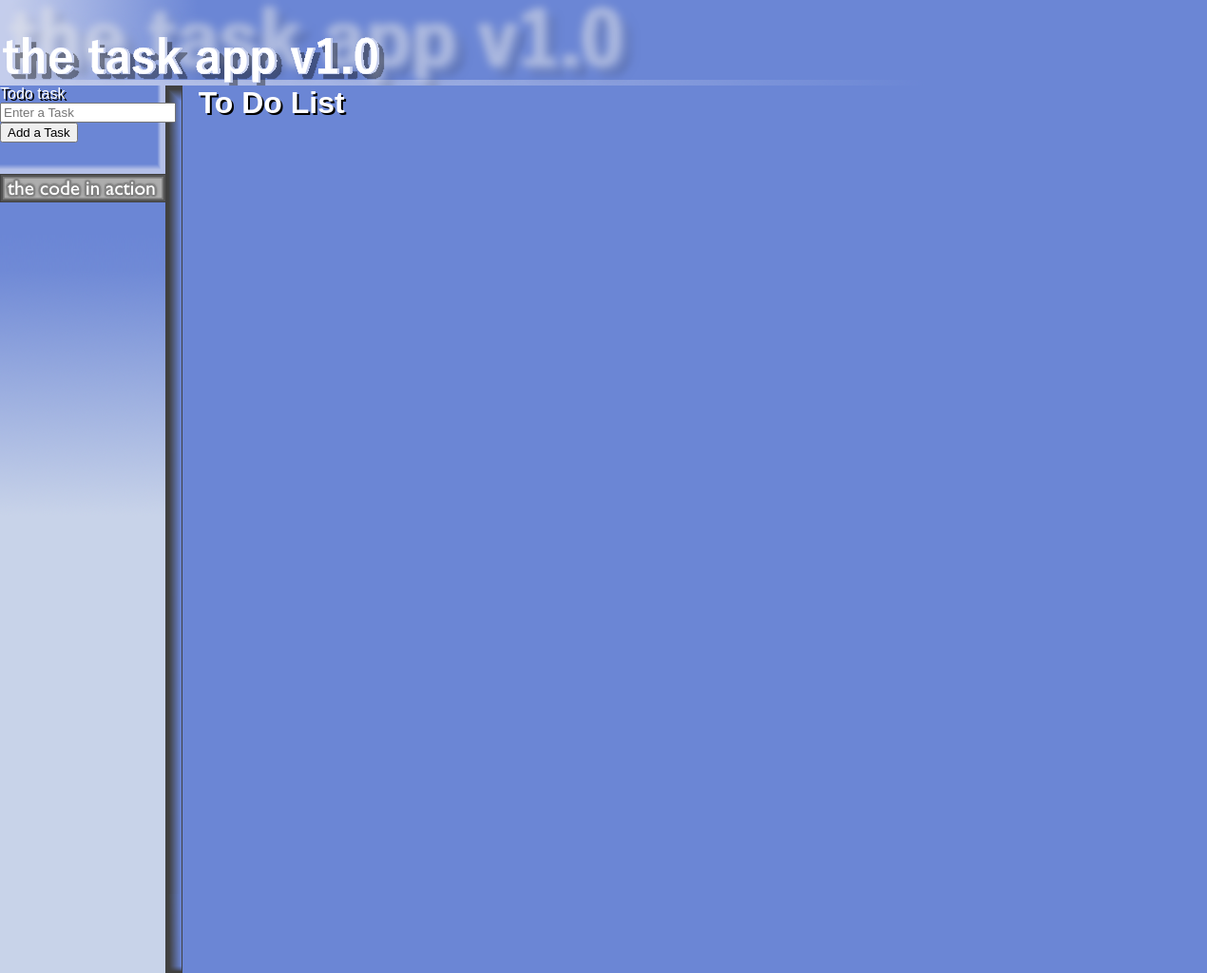
Before: / with the older database file.
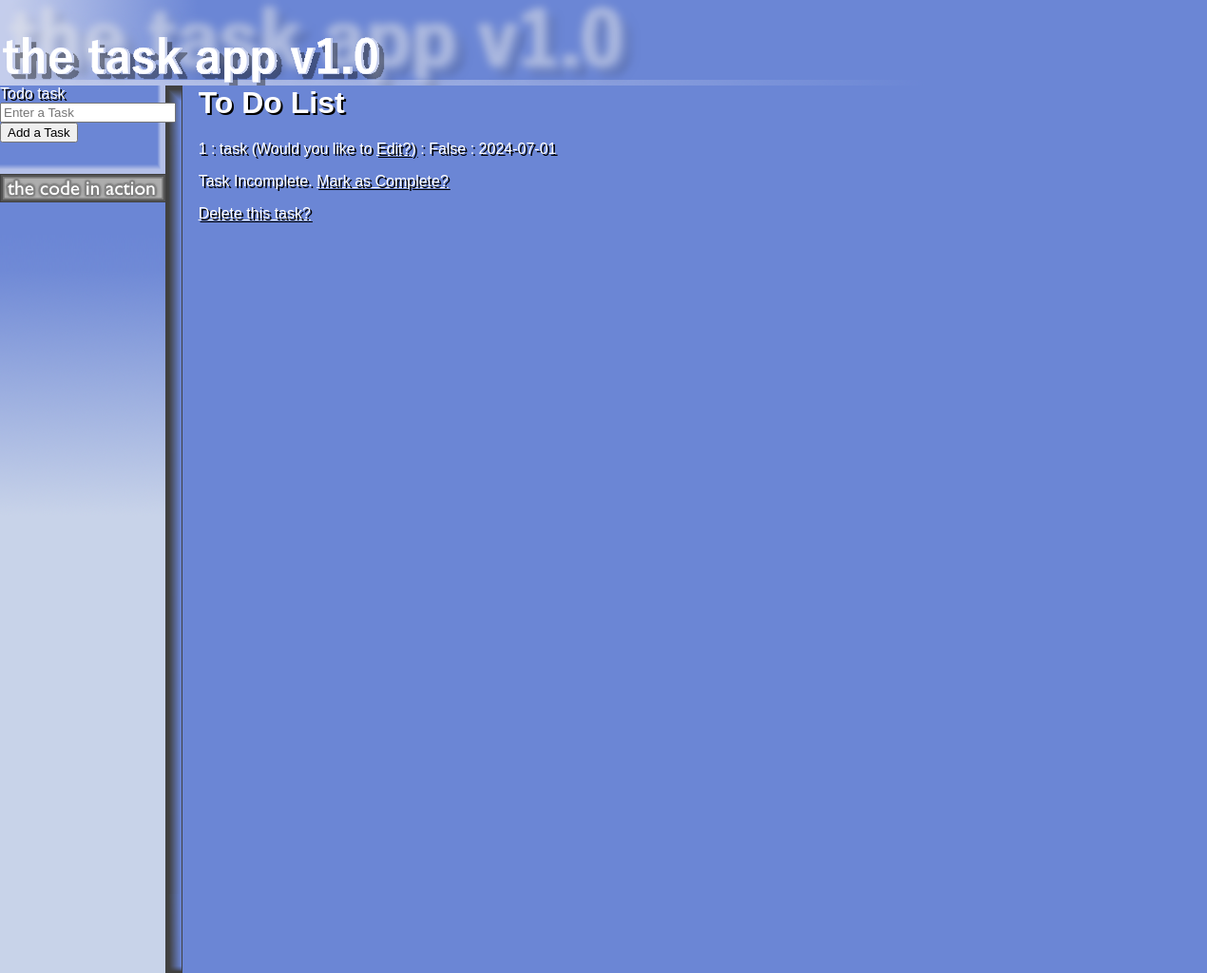
After: the same page with the newer database file.
### app.py (models this page shows)
class Todo(db.Model):
    id = db.Column(db.Integer, primary_key = True)
    task = db.Column(db.String(300), unique = True)
    complete = db.Column(db.Boolean, default=False)
    date = db.Column(db.DateTime, default=datetime.now)

### app.py (the view)
@app.route("/")
def home():
    todo_list = Todo.query.all()
    print(todo_list)
    return render_template("index.html", todo_list = todo_list)

### templates/index.html
{% extends 'base.html' %}
{% block content %}
    <div id="sidebar">
        <form action="/add" method="post">
            <div>
                <label>Todo task</label>
                <input type="text" name="task" placeholder="Enter a Task">
                <button type="submit">Add a Task</button>
            </div>
        </form>
    </div>
    <div style="margin-left:16%;" class="offset">
        <h1>To Do List</h1>
        {% for todo in todo_list %}
        <p> {{todo.id}} : {{todo.task}} (Would you like to <a href="{{ url_for('edit', todo_id=todo.id) }}">Edit?)</a> : {{todo.complete}} : {{todo.date.strftime('%Y-%m-%d') }} </p>
        {% if todo.complete==False %}
            <p>Task Incomplete. <a href="/update/{{todo.id}}">Mark as Complete?</a></p>
        {% else %}
            <p>Task Complete. <a href="/update/{{todo.id}}">Mark as Incomplete?</a></p>
        {% endif %}
        <a href="/delete/{{todo.id}}">Delete this task?</a>
        {% endfor %}
    </div>
{% endblock %}

Changed rows visible on the page:
added Todo: id "1", task "task", complete "False", date "2024-07-01"
